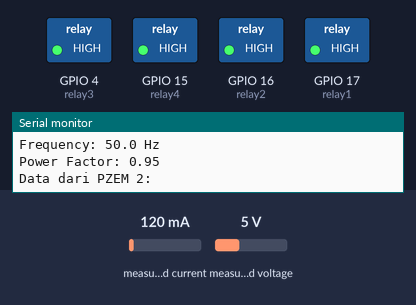
A sketch run on a simulated ESP32. On the bench: switched loads named in the sketch (green lamp = pin HIGH), the last lines printed to the serial monitor. The test bench sets the inputs (shaded band); at power-on: measured current 120 mA, measured voltage 5 V.

Above: at 2.1 s.
At 5.2 s:
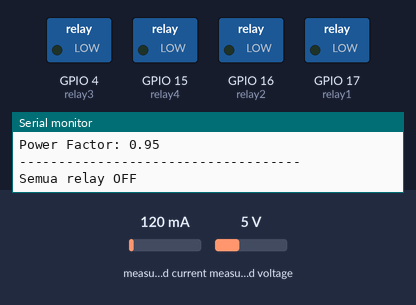
Timing chart, 0 to 8.2 s (numbered marks = the images above):
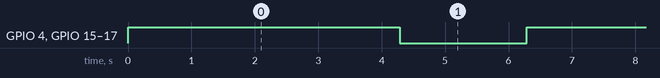

The sketch:

2.Coding_Lengkap_4PZEM_4Relay_LoRa.ino
```cpp
// #include <SPI.h>
// #include <LoRa.h>
#include <PZEM004Tv30.h>
// Debugging Serial
#define DEBUG_SERIAL Serial
// Pin untuk PZEM 1
#define RX_PIN1 32      //to TX PZEM
#define TX_PIN1 33      //to RX PZEM
// Pin untuk PZEM 2
#define RX_PIN2 25      //to TX PZEM
#define TX_PIN2 26      //to RX PZEM
// Pin untuk PZEM 3
#define RX_PIN3 21      //to TX PZEM
#define TX_PIN3 22      //to RX PZEM
// Pin untuk PZEM 4
#define RX_PIN4 12      //to TX PZEM
#define TX_PIN4 13      //to RX PZEM


// // PIN UNTUK LORA
// // Power to 3.3V
// // Pin23 to Mosi
// // Pin19 to Miso
// // Pin18 to SCK
// // Pin5 to NSS
// // Pin14 to Reset
// // Pin2 to DIO0

// #define ss 5
// #define rst 14
// #define dio0 2
// int counter = 0;


// Urutan pin relay harus sama dengan urutan pada relay
// Pin relay
const int relay1 = 17;    //pin1
const int relay2 = 16;    //pin2
const int relay3 = 4;     //pin3
const int relay4 = 15;    //pin4


// HardwareSerial untuk masing-masing PZEM
HardwareSerial serialPZEM1(1);    //UART1
HardwareSerial serialPZEM2(2);    //UART2
HardwareSerial serialPZEM3(3);    //UART3
HardwareSerial serialPZEM4(4);    //UART4
// Objek PZEM untuk masing-masing modul
PZEM004Tv30 pzem1(serialPZEM1, RX_PIN1, TX_PIN1);
PZEM004Tv30 pzem2(serialPZEM2, RX_PIN2, TX_PIN2);
PZEM004Tv30 pzem3(serialPZEM3, RX_PIN3, TX_PIN3);
PZEM004Tv30 pzem4(serialPZEM4, RX_PIN4, TX_PIN4);


void setup() {
    // Inisialisasi Serial untuk debugging
    DEBUG_SERIAL.begin(115200);


    // Serial.begin(115200);
    // while (!Serial);
    // Serial.println("LoRa Sender");

    // // Setup LoRa module
    // LoRa.setPins(ss, rst, dio0);

    // //replace the LoRa.begin(---E-) argument with your location's frequency
        // //433E6 for Asia
        // //868E6 for Europe
        // //915E6 for North America
    // while (!LoRa.begin(433E6)) {  // Set the frequency based on your region
    //   Serial.print(".");
    //   delay(500);
    // }


        // // Change sync word (0xF3) to match the receiver
        // // The sync word assures you don't get LoRa messages from other LoRa transceivers
        // // ranges from 0-0xFF
    // LoRa.setSyncWord(0xF3);
    // Serial.println("LoRa Initializing OK!");


    // Inisialisasi Serial untuk PZEM 1
    serialPZEM1.begin(9600, SERIAL_8N1, RX_PIN1, TX_PIN1);
    // Inisialisasi Serial untuk PZEM 2
    serialPZEM2.begin(9600, SERIAL_8N1, RX_PIN2, TX_PIN2);
    // Inisialisasi Serial untuk PZEM 3
    serialPZEM3.begin(9600, SERIAL_8N1, RX_PIN3, TX_PIN4);
    // Inisialisasi Serial untuk PZEM 4
    serialPZEM4.begin(9600, SERIAL_8N1, RX_PIN4, TX_PIN4);

    DEBUG_SERIAL.println("Monitoring Dua Modul PZEM-004T v3.0");
    DEBUG_SERIAL.println("------------------------------------");


    // Inisialisasi pin relay sebagai output
    pinMode(relay1, OUTPUT);
    pinMode(relay2, OUTPUT);
    pinMode(relay3, OUTPUT);
    pinMode(relay4, OUTPUT);
    // Pastikan relay dimulai dalam keadaan mati
    digitalWrite(relay1, HIGH);
    digitalWrite(relay2, HIGH);
    digitalWrite(relay3, HIGH);
    digitalWrite(relay4, HIGH);
}
void loop() {
    // // Send LoRa packet
    // Serial.print("Sending packet: ");
    // Serial.println(counter);

    // LoRa.beginPacket();
    // LoRa.print("hello ");
    // LoRa.print(counter);
    // LoRa.endPacket();
    // counter++;
    // delay(10000);

    // Mati semua relay
    digitalWrite(relay1, HIGH);
    digitalWrite(relay2, HIGH);
    digitalWrite(relay3, HIGH);
    digitalWrite(relay4, HIGH);
    Serial.println("Semua relay ON");
    delay(2000); // Tunggu 5 detik


    // Membaca data dari PZEM 1
    DEBUG_SERIAL.println("Data dari PZEM 1:");
    bacaPZEM(pzem1);
    // Membaca data dari PZEM 2
    DEBUG_SERIAL.println("Data dari PZEM 2:");
    bacaPZEM(pzem2);
    // Membaca data dari PZEM 1
    DEBUG_SERIAL.println("Data dari PZEM 3:");
    bacaPZEM(pzem3);
    // Membaca data dari PZEM 2
    DEBUG_SERIAL.println("Data dari PZEM 4:");
    bacaPZEM(pzem4);
    DEBUG_SERIAL.println("------------------------------------");
    // Tunggu 2 detik sebelum pembacaan berikutnya
    delay(2000);


    // Nyala semua relay
    digitalWrite(relay1, LOW);
    digitalWrite(relay2, LOW);
    digitalWrite(relay3, LOW);
    digitalWrite(relay4, LOW);
    Serial.println("Semua relay OFF");
    delay(2000); // Tunggu 5 detik
}

void bacaPZEM(PZEM004Tv30 &pzem) {
    // Baca data dari modul PZEM
    float voltage = pzem.voltage();
    float current = pzem.current();
    float power = pzem.power();
    float energy = pzem.energy();
    float frequency = pzem.frequency();
    float pf = pzem.pf();
    // Periksa apakah data valid
    if (isnan(voltage) || isnan(current) || isnan(power) || isnan(energy) || isnan(frequency) || isnan(pf)) {
        DEBUG_SERIAL.println("Gagal membaca data dari PZEM!");
    } else {
        // Tampilkan data ke Serial Monitor
        DEBUG_SERIAL.print("Voltage: ");      DEBUG_SERIAL.print(voltage);      DEBUG_SERIAL.println(" V");
        DEBUG_SERIAL.print("Current: ");      DEBUG_SERIAL.print(current);      DEBUG_SERIAL.println(" A");
        DEBUG_SERIAL.print("Power: ");        DEBUG_SERIAL.print(power);        DEBUG_SERIAL.println(" W");
        DEBUG_SERIAL.print("Energy: ");       DEBUG_SERIAL.print(energy, 3);    DEBUG_SERIAL.println(" kWh");
        DEBUG_SERIAL.print("Frequency: ");    DEBUG_SERIAL.print(frequency, 1); DEBUG_SERIAL.println(" Hz");
        DEBUG_SERIAL.print("Power Factor: "); DEBUG_SERIAL.println(pf);
    }
    DEBUG_SERIAL.println();
}


//Input Only 36, 39, 34, 35 //Don't use 1,3
// 32 PZEM
// 33 PZEM
// 25 PZEM
// 26 PZEM
// 27
// 14 lora
// 12 PZEM
// 13 PZEM

// 23 lora
// 22 PZEM
// 21 PZEM
// 19 lora
// 18 lora
// 5  lora
// 17 relay
// 16 relay
// 4  relay
// 2  lora
// 15 relay
```

Measured:
- by itself, GPIO 4 (relay3), GPIO 15 (relay4), GPIO 16 (relay2), GPIO 17 (relay1): alternates HIGH for 4.3 s and LOW for 2.0 s
